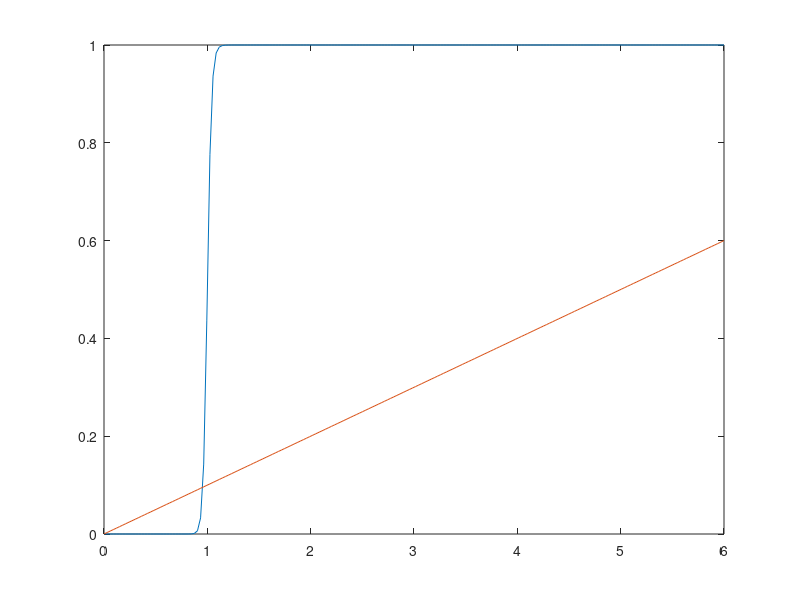

Here is the MATLAB script that generated this plot:
a=linspace(0,6,200);
alpha=0.1; k=1; K=3; a_0=1; n=50;
plot(a,((k*(a/a_0).^n)./(1+(a/a_0).^n)));
hold on
plot(a,alpha*a);
